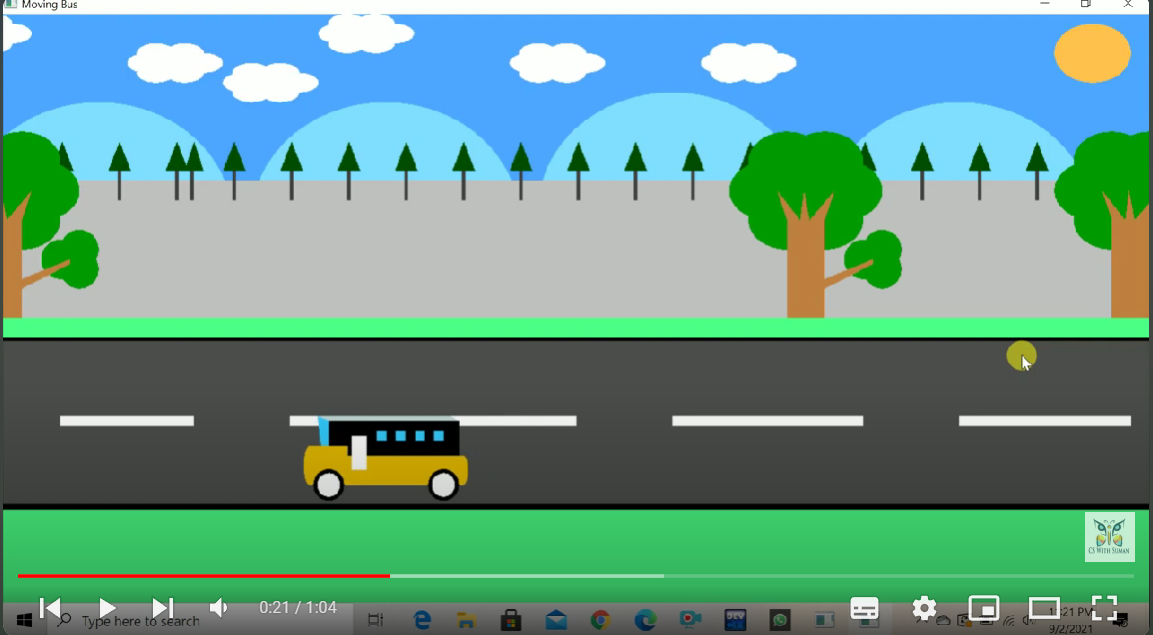
#> input picture project_v1/picture/Screenshot 2024-05-16 161941.png, 1153 x 635 px; its folder holds only this picture in this run
$ python test6.py
#> lines starting #> are read from the running program, lines starting #| are printed output that depends on the picture
import os
import cv2
import numpy as np

input_folder = 'picture'
output_folder = 'perspective_transformed_pic'  # Tạo thư mục mới để lưu ảnh sau khi biến đổi phối cảnh

# Kiểm tra và tạo thư mục nếu chưa tồn tại
if not os.path.exists(output_folder):
    os.makedirs(output_folder)

# Duyệt qua các file ảnh trong thư mục
for filename in os.listdir(input_folder):

    if filename.endswith(".jpg") or filename.endswith(".png") or filename.endswith(".jpeg"):

        img_path = os.path.join(input_folder, filename)

        image = cv2.imread(img_path)
#> image is the input picture: shape (635, 1153, 3); mean B, G, R 141.2, 153.7, 103.9

        if image is not None:

            cv2.imshow('Original Image', image)

            height, width = image.shape[:2]
#> height = 635; width = 1153

            # Điểm gốc trên ảnh gốc (theo chiều trái trên, phải trên, trái dưới, phải dưới)
            pts1 = np.float32([[100, 100], [300, 100], [100, 300], [300, 300]])

            # Điểm đích trên ảnh mới (theo chiều tương ứng với pts1 nhưng ở các vị trí khác)
            pts2 = np.float32([[0, 50], [350, 50], [100, 350], [300, 350]])

            # Tạo ma trận biến đổi phối cảnh
            M_perspective = cv2.getPerspectiveTransform(pts1, pts2)

            # Áp dụng phép biến đổi phối cảnh
            perspective_transformed = cv2.warpPerspective(image, M_perspective, (width, height))
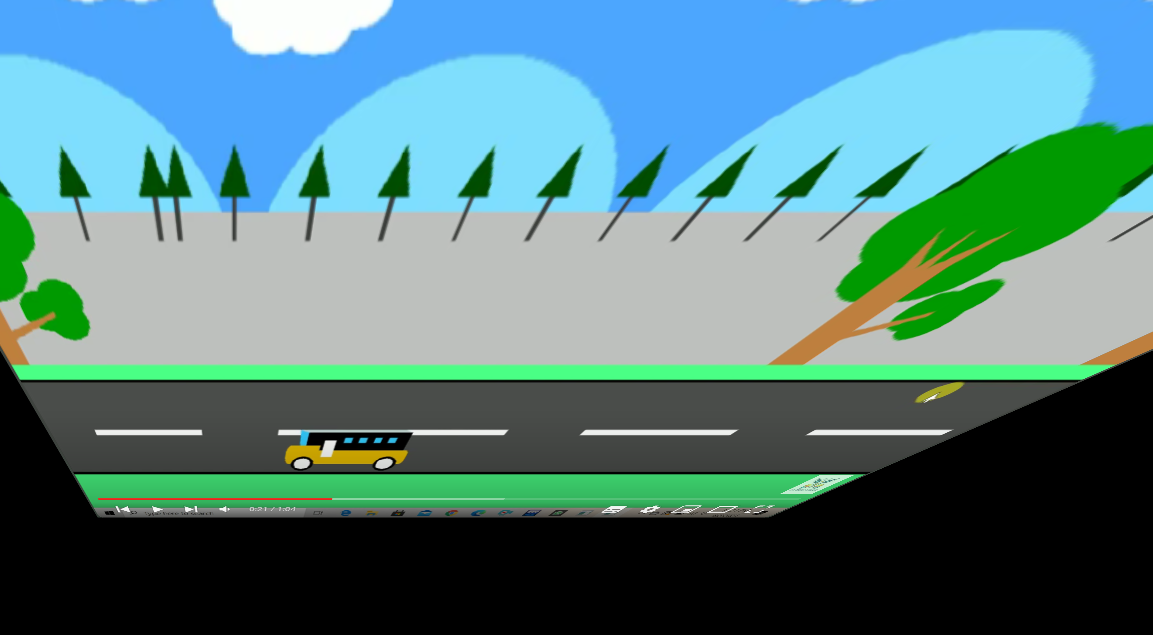
#> perspective_transformed: shape (635, 1153, 3); mean B, G, R 130.7, 128.9, 85.7

            # Hiển thị ảnh đã biến đổi phối cảnh
            cv2.imshow('Perspective Transformed Image', perspective_transformed)

            cv2.waitKey(0)
            cv2.destroyAllWindows()

            # Lưu ảnh sau khi biến đổi phối cảnh
            cv2.imwrite(os.path.join(output_folder, 'perspective_' + filename), perspective_transformed)

            print(f"Đã áp dụng phép biến đổi phối cảnh và lưu {filename}.")
        else:
            print(f"Không thể đọc ảnh {filename}.")
    else:
        print(f"{filename} không phải là file ảnh.")

print("Hoàn thành việc áp dụng phép biến đổi phối cảnh cho các ảnh.")
